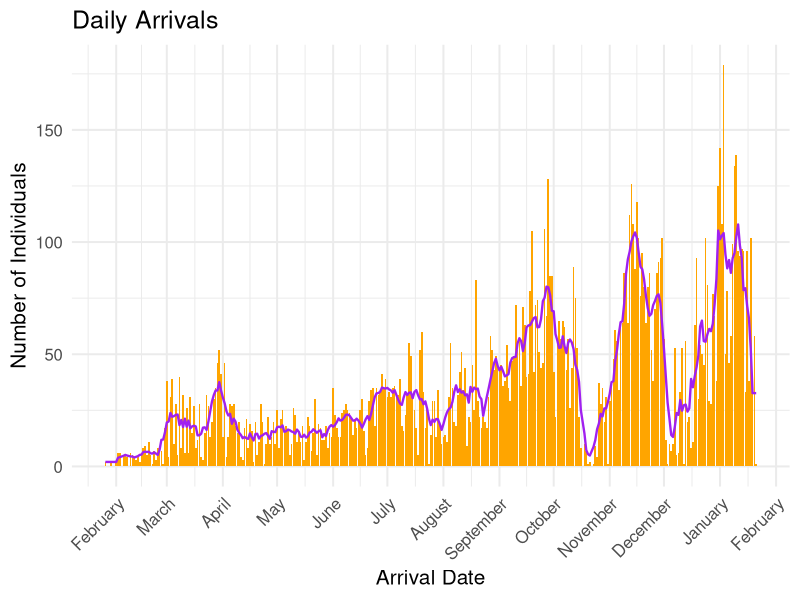
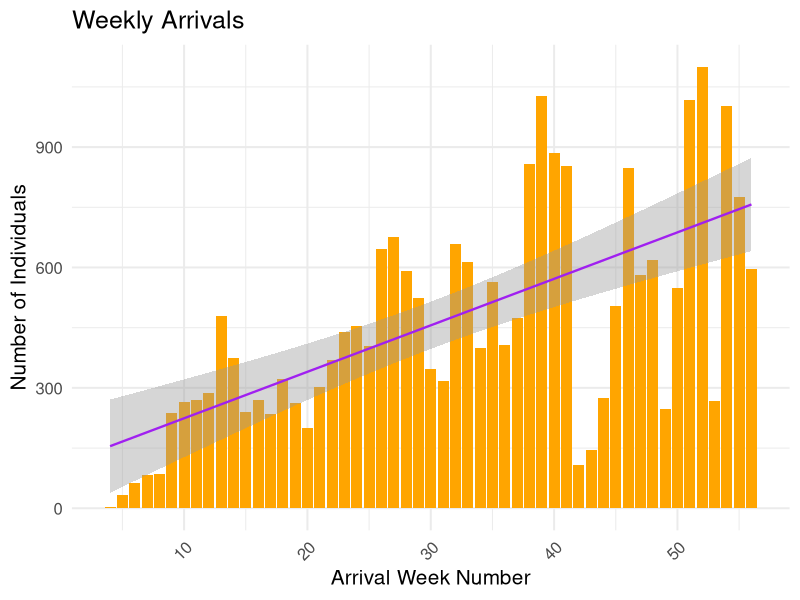
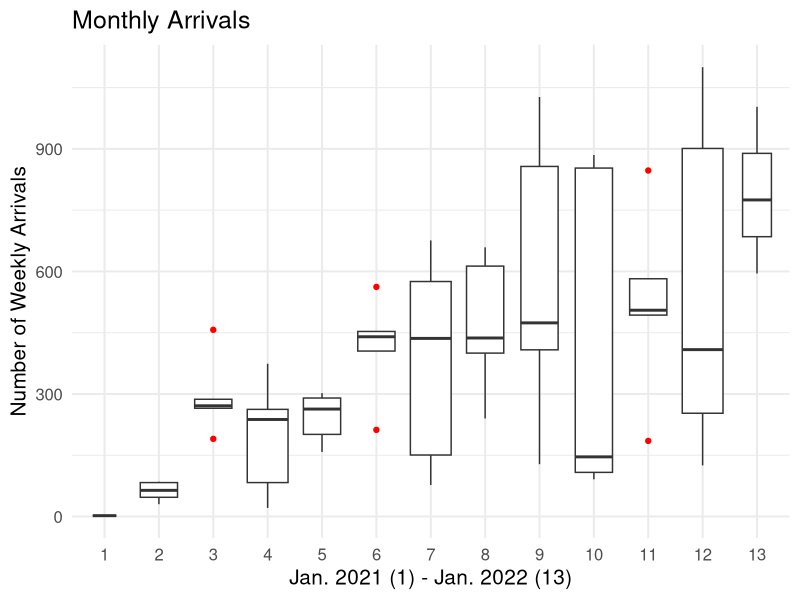
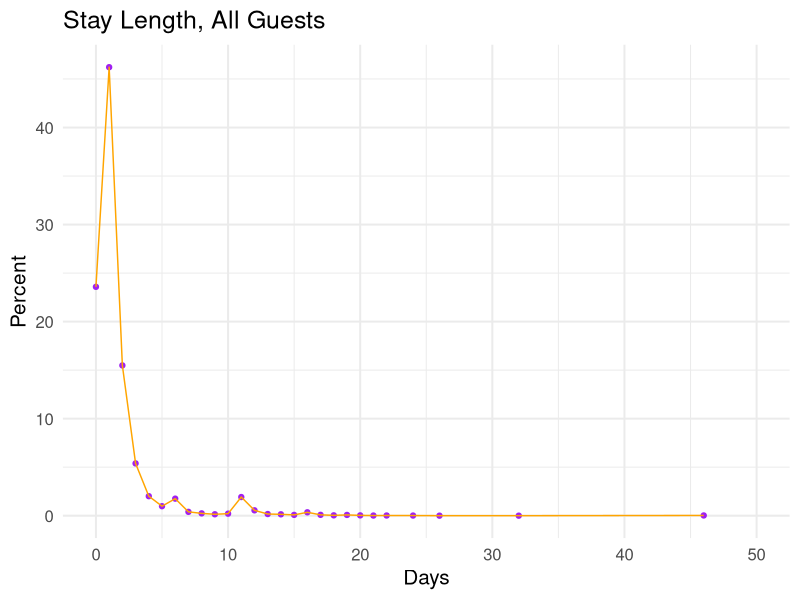
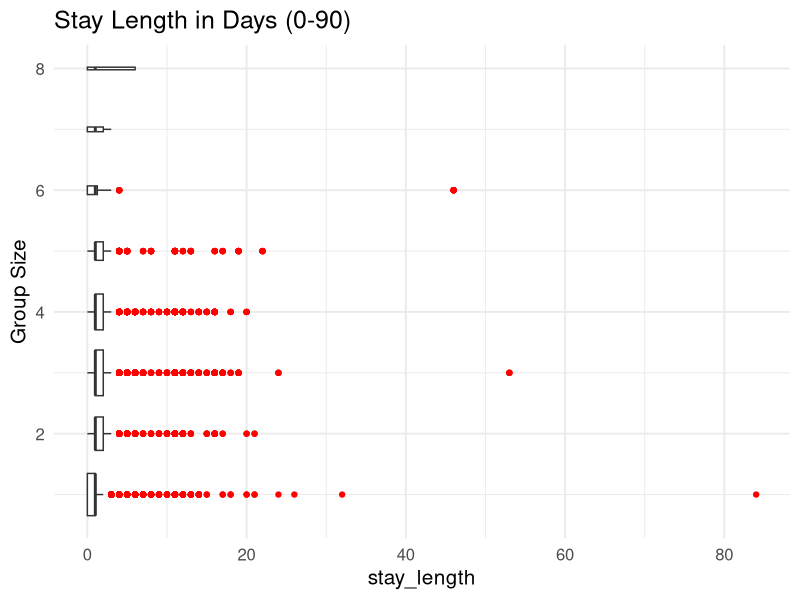
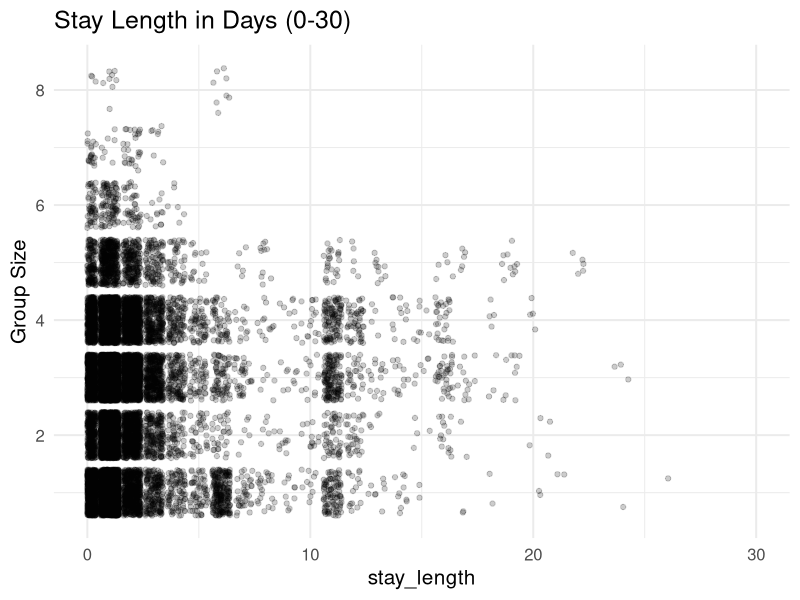
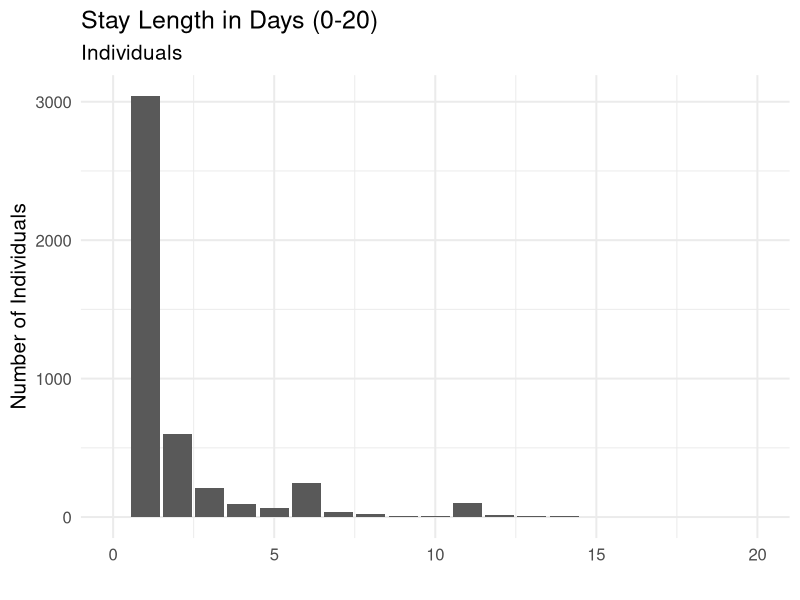
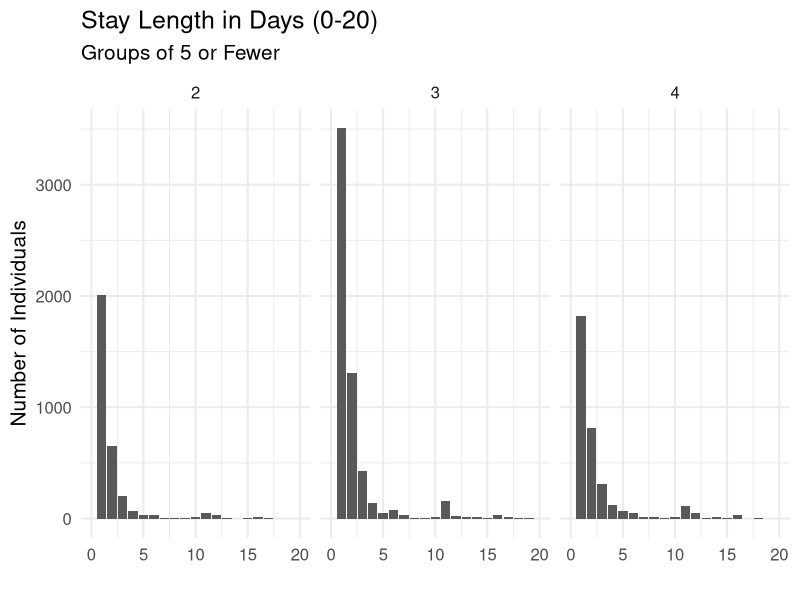

Generate these figures, in order, with R:
## ---- chunk 1
library(knitr)
library(tidyverse)
opts_chunk$set(echo = TRUE, message = FALSE, warning = FALSE)
## ---- chunk 2

arrivals_7_day <- read_csv("data/arrival_date_counts_1.20.csv")

individuals <- read_csv("data/individual_all_clean_1_20_22.csv")

stay_len_perc <- read_csv("data/stay_length_percent_1_20_22.csv")

## ---- chunk 3

# set plot theme
theme_set(theme_minimal(15))

par(mfrow = c(1, 3))

# plot daily total arrivals (bars) with individual seven-day rolling mean (purple line)

ggplot(arrivals_7_day, aes(x=arrival_date, y=n))+
  geom_col(fill='orange')+
  geom_line(aes(y = seven_avg), color='purple', size=.8)+
  ggtitle("Daily Arrivals")+
  theme(axis.text.x = element_text(angle = 45, hjust=1))+
  xlab("Arrival Date")+
  ylab("Number of Individuals")+ 
  scale_x_date(date_breaks="1 month", date_labels="%B")

# weekly arrivals barplot with linear regression

arrivals_wk <- individuals %>%
  count(week_number)

arrivals_wk %>%
  ggplot(aes(x = week_number, y = n)) +
  geom_bar(stat = "identity", fill = 'orange') +
  geom_smooth(method = "lm", formula = y ~ x, color = 'purple', size=.8) +
  theme(axis.text.x = element_text(angle = 45, hjust=1)) +
  ggtitle("Weekly Arrivals")+
  xlab("Arrival Week Number") +
  ylab("Number of Individuals")

# Examine monthly arrivals
monthly_arrivals <- individuals %>%
  count(week_number, arrival_month, arrival_year)

monthly_arrivals %>% #average weekly arrivals by month boxplots
  mutate(arrival_month = factor(arrival_month)) %>%
  ggplot(aes(x = arrival_month, y = n)) +
  geom_boxplot(varwidth = TRUE, outlier.color = "red") +
  ylab("Number of Weekly Arrivals") +
  xlab("Jan. 2021 (1) - Jan. 2022 (13)") +
  ggtitle("Monthly Arrivals")

## ---- chunk 4

# plot stay length percentages
stay_len_perc %>%
  ggplot(aes(x = stay_length, y = percent)) +
  geom_point(color="purple") +
  geom_line(color="orange") +
  xlim(0,50) +
  labs(title = "Stay Length, All Guests", x = "Days", y = "Percent")
  
## ---- chunk 5

#par(mfrow = c(1, 3))

# Boxplots of stay lengths for various group sizes
individuals %>%
  filter(stay_length >= 0) %>% 
  mutate(group_size = factor(number_in_party)) %>%
  ggplot(aes(x = stay_length, y = number_in_party)) +
  geom_boxplot(aes(group = number_in_party), varwidth = TRUE, outlier.color = "red",)  + # zoom in on plot because there are a few large outliers
  ylab("Group Size") +
  ggtitle("Stay Length in Days (0-90)")

# Look at distribution of group sizes for stays from 0-30 days
individuals %>%
  filter(stay_length >= 0) %>% 
  ggplot(aes(x = stay_length, y = number_in_party)) +
  geom_jitter(alpha = .2) +
  xlim(0, 30) +  
  ylab("Group Size") +
  ggtitle("Stay Length in Days (0-30)")

# look at stay length distribution for individuals
individuals %>%
  filter(stay_length >= 0 & number_in_party == 1) %>% #filter out mistakes in recording year (negative values)
  ggplot(aes(x = stay_length)) +
  geom_bar() +
  xlim(0, 20) +
  labs(title = "Stay Length in Days (0-20)", subtitle = "Individuals", x = "", y = "Number of Individuals") 

# look at stay length distribution for different party sizes
individuals %>%
  filter(stay_length >= 0 & number_in_party < 5 & number_in_party != 1) %>% #filter out mistakes in recording year (negative values)
  ggplot(aes(x = stay_length)) +
  geom_bar() +
  xlim(0, 20) +
  facet_wrap(~number_in_party) +
  labs(title = "Stay Length in Days (0-20)", subtitle = "Groups of 5 or Fewer", x = "", y = "Number of Individuals") 

individuals %>%
  filter(stay_length >= 0 & number_in_party >= 5) %>% #filter out mistakes in recording year (negative values)
  ggplot(aes(x = stay_length)) +
  geom_bar() +
  xlim(0, 20) +
  facet_wrap(~number_in_party) +
  labs(title = "Stay Length in Days (0-20)", subtitle = "Groups of 5 to 8", x = "", y = "Number of Individuals") 
